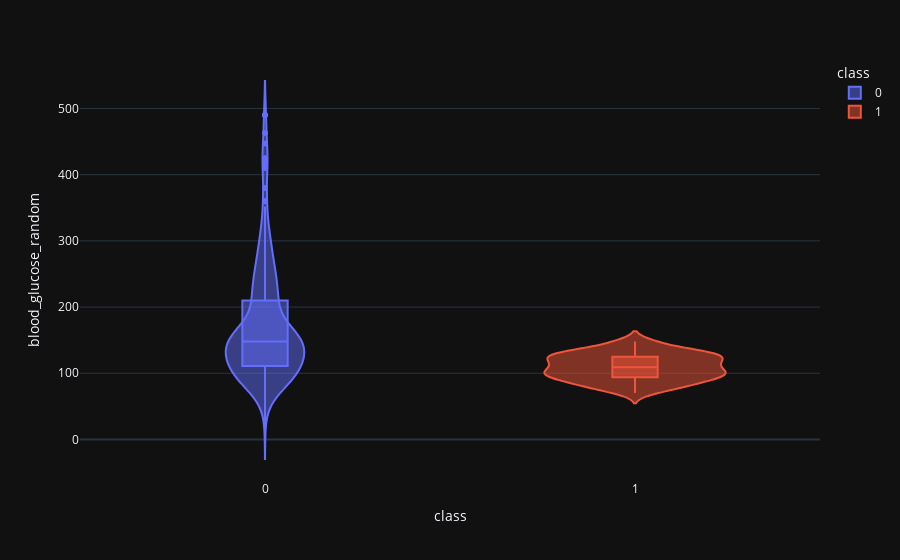

The cell this chart's notebook holds for it:
### Code cell
violin('blood_glucose_random')

### Figure 1 — Plotly figure (JSON) as saved in the notebook; plotly's stock layout.template omitted (floating-point values rounded to 4 significant figures; data arrays with more than 128 entries replaced by an {"elided": "..."} marker saying what was removed)
{"data": [{"alignmentgroup": "True", "box": {"visible": true}, "hovertemplate": "class=%{x}<br>blood_glucose_random=%{y}<extra></extra>", "legendgroup": "0", "marker": {"color": "#636efa"}, "name": "0", "offsetgroup": "0", "orientation": "v", "scalegroup": "True", "showlegend": true, "type": "violin", "x": {"elided": "250 int values"}, "x0": " ", "xaxis": "x", "y": {"elided": "250 float values"}, "y0": " ", "yaxis": "y"}, {"alignmentgroup": "True", "box": {"visible": true}, "hovertemplate": "class=%{x}<br>blood_glucose_random=%{y}<extra></extra>", "legendgroup": "1", "marker": {"color": "#EF553B"}, "name": "1", "offsetgroup": "1", "orientation": "v", "scalegroup": "True", "showlegend": true, "type": "violin", "x": {"elided": "150 int values"}, "x0": " ", "xaxis": "x", "y": {"elided": "150 float values"}, "y0": " ", "yaxis": "y"}], "layout": {"legend": {"title": {"text": "class"}, "tracegroupgap": 0}, "margin": {"t": 60}, "violinmode": "overlay", "xaxis": {"anchor": "y", "categoryarray": [0, 1], "categoryorder": "array", "domain": [0, 1], "title": {"text": "class"}}, "yaxis": {"anchor": "x", "domain": [0, 1], "title": {"text": "blood_glucose_random"}}}}
